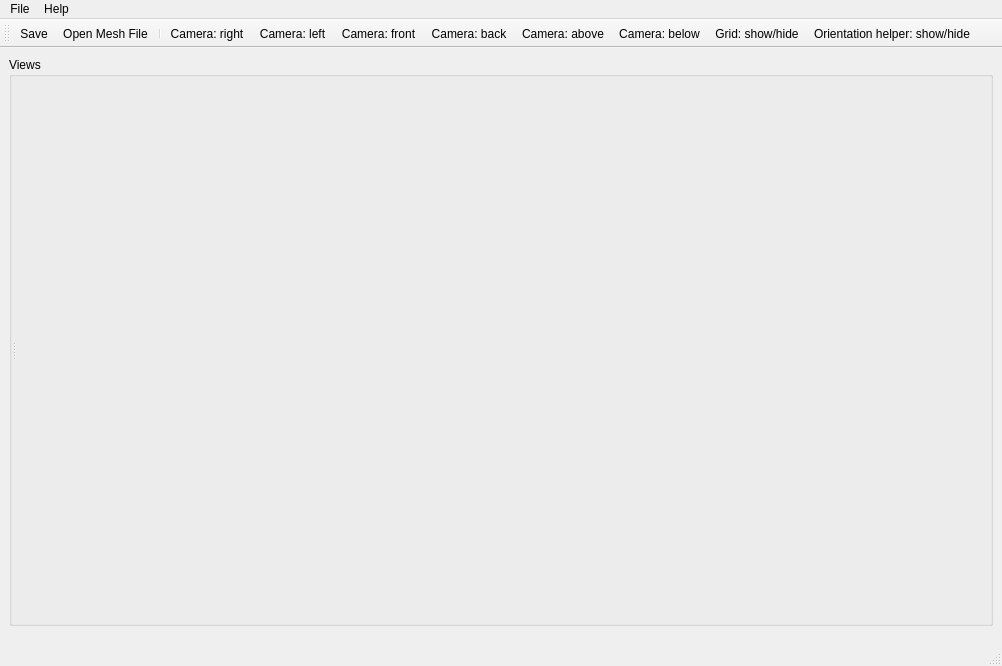
<?xml version="1.0" encoding="UTF-8"?>
<ui version="4.0">
 <class>MeshTools</class>
 <widget class="QMainWindow" name="MeshTools">
  <property name="geometry">
   <rect>
    <x>0</x>
    <y>0</y>
    <width>1002</width>
    <height>666</height>
   </rect>
  </property>
  <property name="windowTitle">
   <string>MeshTools</string>
  </property>
  <property name="windowIcon">
   <iconset resource="Icons/icons.qrc">
    <normaloff>:/Icons/MeshTools.ico</normaloff>:/Icons/MeshTools.ico</iconset>
  </property>
  <property name="iconSize">
   <size>
    <width>22</width>
    <height>22</height>
   </size>
  </property>
  <widget class="QWidget" name="centralwidget">
   <widget class="QGroupBox" name="groupBoxGraph">
    <property name="geometry">
     <rect>
      <x>9</x>
      <y>9</y>
      <width>984</width>
      <height>569</height>
     </rect>
    </property>
    <property name="sizePolicy">
     <sizepolicy hsizetype="Expanding" vsizetype="Expanding">
      <horstretch>1</horstretch>
      <verstretch>1</verstretch>
     </sizepolicy>
    </property>
    <property name="title">
     <string>Views</string>
    </property>
    <layout class="QVBoxLayout">
     <property name="spacing">
      <number>0</number>
     </property>
     <property name="leftMargin">
      <number>0</number>
     </property>
     <property name="topMargin">
      <number>0</number>
     </property>
     <property name="rightMargin">
      <number>0</number>
     </property>
     <property name="bottomMargin">
      <number>0</number>
     </property>
     <item>
      <widget class="QSplitter" name="splitter">
       <property name="orientation">
        <enum>Qt::Horizontal</enum>
       </property>
       <widget class="QFrame" name="tableFrame">
        <layout class="QVBoxLayout">
         <property name="spacing">
          <number>0</number>
         </property>
         <property name="leftMargin">
          <number>0</number>
         </property>
         <property name="topMargin">
          <number>0</number>
         </property>
         <property name="rightMargin">
          <number>0</number>
         </property>
         <property name="bottomMargin">
          <number>0</number>
         </property>
        </layout>
       </widget>
       <widget class="QVTKWidget" name="qvtkWidget" native="true">
        <property name="sizePolicy">
         <sizepolicy hsizetype="Expanding" vsizetype="Expanding">
          <horstretch>1</horstretch>
          <verstretch>1</verstretch>
         </sizepolicy>
        </property>
        <property name="minimumSize">
         <size>
          <width>300</width>
          <height>300</height>
         </size>
        </property>
       </widget>
      </widget>
     </item>
    </layout>
   </widget>
  </widget>
  <widget class="QMenuBar" name="menubar">
   <property name="geometry">
    <rect>
     <x>0</x>
     <y>0</y>
     <width>1002</width>
     <height>21</height>
    </rect>
   </property>
   <widget class="QMenu" name="menuFile">
    <property name="title">
     <string>File</string>
    </property>
    <addaction name="actionOpenMesh"/>
    <addaction name="actionSave"/>
    <addaction name="separator"/>
    <addaction name="actionExit"/>
   </widget>
   <widget class="QMenu" name="menuHelp">
    <property name="title">
     <string>Help</string>
    </property>
   </widget>
   <addaction name="menuFile"/>
   <addaction name="menuHelp"/>
  </widget>
  <widget class="QStatusBar" name="statusbar"/>
  <widget class="QToolBar" name="toolBar">
   <property name="orientation">
    <enum>Qt::Horizontal</enum>
   </property>
   <property name="iconSize">
    <size>
     <width>22</width>
     <height>22</height>
    </size>
   </property>
   <attribute name="toolBarArea">
    <enum>TopToolBarArea</enum>
   </attribute>
   <attribute name="toolBarBreak">
    <bool>false</bool>
   </attribute>
   <addaction name="actionSave"/>
   <addaction name="actionOpenMesh"/>
   <addaction name="separator"/>
   <addaction name="actionCameraRight"/>
   <addaction name="actionCameraLeft"/>
   <addaction name="actionCameraFront"/>
   <addaction name="actionCameraBack"/>
   <addaction name="actionCameraAbove"/>
   <addaction name="actionCameraBelow"/>
   <addaction name="actionGridToggle"/>
   <addaction name="actionOrientationHelperToggle"/>
  </widget>
  <action name="actionOpenMesh">
   <property name="enabled">
    <bool>true</bool>
   </property>
   <property name="icon">
    <iconset resource="Icons/icons.qrc">
     <normaloff>:/Icons/fileopen.png</normaloff>:/Icons/fileopen.png</iconset>
   </property>
   <property name="text">
    <string>Open Mesh File</string>
   </property>
  </action>
  <action name="actionExit">
   <property name="text">
    <string>Exit</string>
   </property>
  </action>
  <action name="actionHelp">
   <property name="icon">
    <iconset resource="Icons/icons.qrc">
     <normaloff>:/Icons/help.png</normaloff>:/Icons/help.png</iconset>
   </property>
   <property name="text">
    <string>Help</string>
   </property>
  </action>
  <action name="actionSave">
   <property name="icon">
    <iconset resource="Icons/icons.qrc">
     <normaloff>:/Icons/filesave.png</normaloff>:/Icons/filesave.png</iconset>
   </property>
   <property name="text">
    <string>Save</string>
   </property>
  </action>
  <action name="actionCameraFront">
   <property name="icon">
    <iconset resource="Icons/icons.qrc">
     <normaloff>:/Icons/camera_front22_2.png</normaloff>
     <normalon>:/Icons/camera_front22_2.png</normalon>:/Icons/camera_front22_2.png</iconset>
   </property>
   <property name="text">
    <string>Camera: front</string>
   </property>
   <property name="toolTip">
    <string>Move Camera: view objects from front side</string>
   </property>
  </action>
  <action name="actionCameraLeft">
   <property name="icon">
    <iconset resource="Icons/icons.qrc">
     <normaloff>:/Icons/camera_left22_2.png</normaloff>
     <normalon>:/Icons/camera_left22_2.png</normalon>:/Icons/camera_left22_2.png</iconset>
   </property>
   <property name="text">
    <string>Camera: left</string>
   </property>
   <property name="toolTip">
    <string>Move Camera: view objects from left side</string>
   </property>
  </action>
  <action name="actionCameraRight">
   <property name="icon">
    <iconset resource="Icons/icons.qrc">
     <normaloff>:/Icons/camera_right22_2.png</normaloff>
     <normalon>:/Icons/camera_right22_2.png</normalon>:/Icons/camera_right22_2.png</iconset>
   </property>
   <property name="text">
    <string>Camera: right</string>
   </property>
   <property name="toolTip">
    <string>Move Camera: view objects from right side</string>
   </property>
  </action>
  <action name="actionCameraAbove">
   <property name="icon">
    <iconset>
     <normaloff>Icons/camera_above22_2.png</normaloff>
     <normalon>:/Icons/camera_above22_2.png</normalon>Icons/camera_above22_2.png</iconset>
   </property>
   <property name="text">
    <string>Camera: above</string>
   </property>
   <property name="toolTip">
    <string>Move Camera: view objects from above</string>
   </property>
  </action>
  <action name="actionCameraBelow">
   <property name="icon">
    <iconset resource="Icons/icons.qrc">
     <normaloff>:/Icons/camera_below22_2.png</normaloff>
     <normalon>:/Icons/camera_below22_2.png</normalon>:/Icons/camera_below22_2.png</iconset>
   </property>
   <property name="text">
    <string>Camera: below</string>
   </property>
   <property name="toolTip">
    <string>Move Camera: underneath view</string>
   </property>
  </action>
  <action name="actionCameraBack">
   <property name="icon">
    <iconset resource="Icons/icons.qrc">
     <normaloff>:/Icons/camera_back22_2.png</normaloff>
     <normalon>:/Icons/camera_back22_2.png</normalon>:/Icons/camera_back22_2.png</iconset>
   </property>
   <property name="text">
    <string>Camera: back</string>
   </property>
   <property name="toolTip">
    <string>Move Camera: view objects from back side</string>
   </property>
  </action>
  <action name="actionGridToggle">
   <property name="icon">
    <iconset resource="Icons/icons.qrc">
     <normaloff>:/Icons/grid.gif</normaloff>
     <normalon>:/Icons/grid.gif</normalon>:/Icons/grid.gif</iconset>
   </property>
   <property name="text">
    <string>Grid: show/hide</string>
   </property>
   <property name="toolTip">
    <string>Grid : show or hide</string>
   </property>
  </action>
  <action name="actionOrientationHelperToggle">
   <property name="icon">
    <iconset resource="Icons/icons.qrc">
     <normaloff>:/Icons/orientation_helper.gif</normaloff>
     <normalon>:/Icons/orientation_helper.gif</normalon>:/Icons/orientation_helper.gif</iconset>
   </property>
   <property name="text">
    <string>Orientation helper: show/hide</string>
   </property>
   <property name="toolTip">
    <string>Orientation helper : show or hide</string>
   </property>
  </action>
 </widget>
 <customwidgets>
  <customwidget>
   <class>QVTKWidget</class>
   <extends>QWidget</extends>
   <header>QVTKWidget.h</header>
  </customwidget>
 </customwidgets>
 <resources>
  <include location="Icons/icons.qrc"/>
 </resources>
 <connections/>
</ui>
